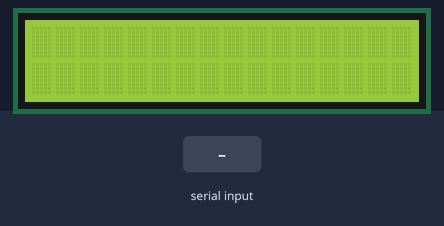
Simulated run of this sketch. Board: Arduino Uno, built with avr-gcc and run on an emulated ATmega328P. Parts: 16×2 character LCD. Inputs (shaded band) come from the test bench.

Above: at 1.2 s.
1.3 s: "5\n" received over Serial
At 2.5 s:
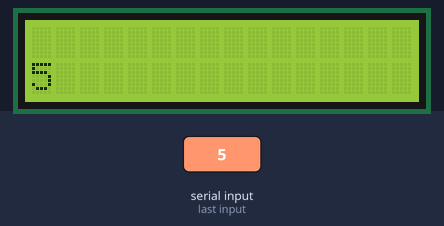
2.9 s: "90,45\n" received over Serial
At 3.8 s:
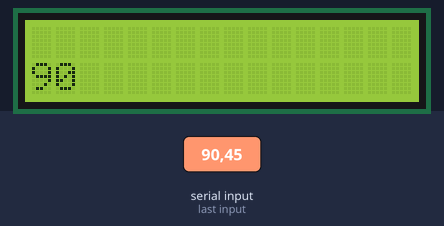
Timing chart, 0 to 5.9 s (numbered marks = the images above; inputs shaded):
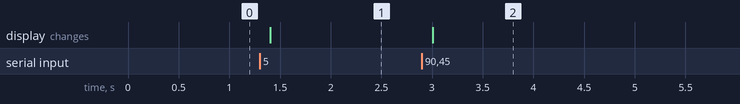

The sketch:

LCDHUM.ino
```cpp
//Libraries
#include <DHT.h>
#include <LiquidCrystal.h>

//Constants
#define DHTPIN 7     // what pin we're connected to
#define DHTTYPE DHT22   // DHT 22  (AM2302)

DHT dht(DHTPIN, DHTTYPE); //// Initialize DHT sensor for normal 16mhz Arduino
LiquidCrystal lcd(12, 11, 5, 4, 3, 2);

//Variables
int chk;
float hum;  //Stores humidity value
float temp; //Stores temperature value

void setup(){
   lcd.begin(16, 2);               // Inicializamos la pantalla LCD
   Serial.begin(9600);             // Inicializamos el puerto serie
   Serial.setTimeout(100);         // Reducimos el timeout del puerto serie para reducir el lag, quizás querais ajustarlo
   dht.begin();
}

void loop(){
  // En caso de que se haya recibido algo por el puerto serie
    //Read data and store it to variables hum and temp

    //Print temp and humidity values to serial monitor
  if (Serial.available()) {
    String buff = Serial.readString();
    if (buff == "clear_lcd") {
      // Si recibimos la orden "clear_lcd" borramos la pantalla
      lcd.clear();
    }
    else if (buff == "read_buff") {
      hum = dht.readHumidity();
      temp= dht.readTemperature();
      Serial.print("Humedad: ");
      Serial.print(hum);
      Serial.print(" %, Temp --> ");
      Serial.print(temp);
      Serial.println(" C");

    }
    else {
      // Localizamos el separador ","
      int commaIndex = buff.indexOf(',');
      // Extraemos el mensaje a imprimir
      String message = buff.substring(0,commaIndex);
      // Extraemos la linea en que queremos escribir el mensaje
      int lcd_line = buff.substring(commaIndex+1).toInt();
      // Movemos el cursor a la linea que deseamos
      lcd.setCursor(0,lcd_line);
      // Imprimimos el mensaje
      lcd.print(message);
    }
  }
}
```

Measured:
- after the input at 1.3 s, the display: changes after 0.10 s (image 1)
- after the input at 2.9 s, the display: changes after 0.11 s (image 2)
